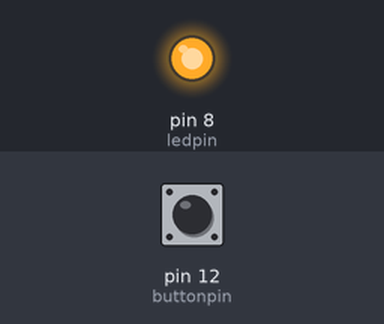
This sketch was run on a simulated Arduino Uno, built with avr-gcc and run on an emulated ATmega328P. Shown: output pins drawn as LEDs (lit = HIGH). The test bench sets the inputs (shaded band); at power-on: pin 12 (buttonpin) LOW. What the sketch prints to the serial monitor is not drawn.

Above: at 1.2 s.
1.3 s: pin 12 (buttonpin) pulled HIGH for 0.15 s
At 1.38 s:
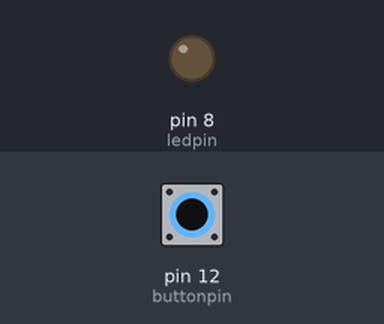
2.9 s: pin 12 (buttonpin) pulled HIGH for 3.2 s
At 7.5 s:
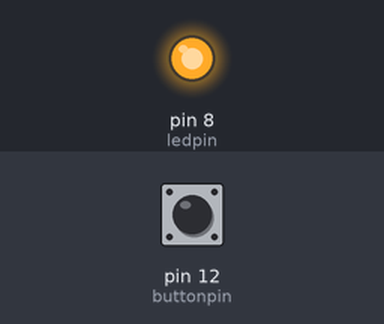
Timing chart, 0 to 9.0 s (numbered marks = the images above; inputs shaded):
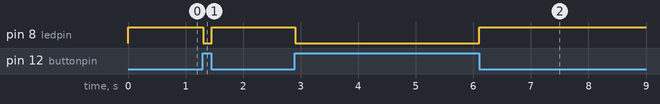

Measured:
- after the input at 1.3 s, pin 8 (ledpin): HIGH → LOW at once, → HIGH 0.15 s later
- after the input at 2.9 s, pin 8 (ledpin): HIGH → LOW at once, → HIGH 3.2 s later

The sketch:

14._LED_works_with_push_button.ino
```cpp
int ledpin=8;
int buttonpin=12;
int buttonread;


void setup() {
  // put your setup code here, to run once:
Serial.begin(9600);
pinMode(ledpin,OUTPUT);
pinMode(buttonpin,INPUT);

}

void loop() {
  // put your main code here, to run repeatedly:
buttonread=digitalRead(buttonpin);
Serial.println(buttonread);


if (buttonread==1){
  digitalWrite(ledpin,LOW);
}

if (buttonread==0){
  digitalWrite(ledpin,HIGH);
}
}
```
